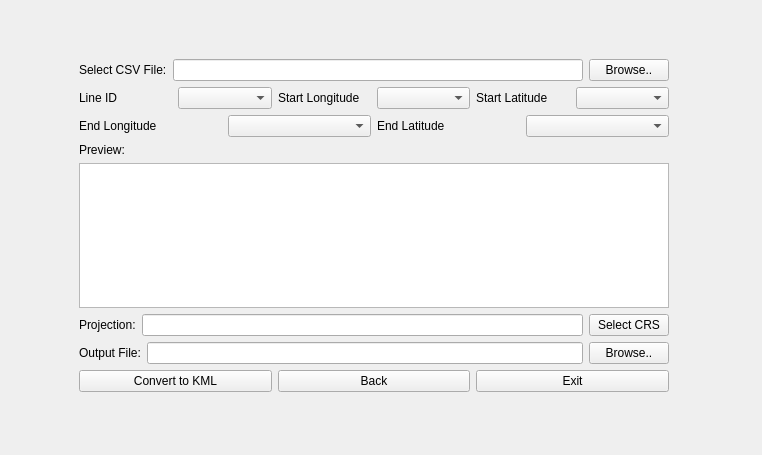
<?xml version="1.0" encoding="UTF-8"?>
<ui version="4.0">
 <class>FileConversionDialogBase</class>
 <widget class="QDialog" name="FileConversionDialogBase">
  <property name="geometry">
   <rect>
    <x>0</x>
    <y>0</y>
    <width>762</width>
    <height>455</height>
   </rect>
  </property>
  <property name="windowTitle">
   <string>File Conversion</string>
  </property>
  <widget class="QStackedWidget" name="stackedWidget">
   <property name="geometry">
    <rect>
     <x>70</x>
     <y>50</y>
     <width>608</width>
     <height>351</height>
    </rect>
   </property>
   <property name="currentIndex">
    <number>3</number>
   </property>
   <widget class="QWidget" name="page">
    <widget class="QWidget" name="verticalLayoutWidget">
     <property name="geometry">
      <rect>
       <x>160</x>
       <y>110</y>
       <width>321</width>
       <height>111</height>
      </rect>
     </property>
     <layout class="QVBoxLayout" name="verticalLayout_3">
      <item>
       <widget class="QLabel" name="label_7">
        <property name="text">
         <string>Select File Conversion:</string>
        </property>
       </widget>
      </item>
      <item>
       <layout class="QHBoxLayout" name="horizontalLayout_7">
        <item>
         <widget class="QRadioButton" name="radio_csv_to_kml">
          <property name="text">
           <string>CSV to KML</string>
          </property>
         </widget>
        </item>
        <item>
         <widget class="QRadioButton" name="radio_kml_to_csv">
          <property name="text">
           <string>KML to CSV</string>
          </property>
         </widget>
        </item>
       </layout>
      </item>
     </layout>
    </widget>
   </widget>
   <widget class="QWidget" name="page_2">
    <widget class="QWidget" name="verticalLayoutWidget_2">
     <property name="geometry">
      <rect>
       <x>160</x>
       <y>110</y>
       <width>301</width>
       <height>111</height>
      </rect>
     </property>
     <layout class="QVBoxLayout" name="verticalLayout">
      <item>
       <widget class="QLabel" name="label">
        <property name="text">
         <string>Select Geometry:</string>
        </property>
       </widget>
      </item>
      <item>
       <layout class="QHBoxLayout" name="horizontalLayout">
        <item>
         <widget class="QRadioButton" name="radiopoint">
          <property name="text">
           <string>Point</string>
          </property>
         </widget>
        </item>
        <item>
         <widget class="QRadioButton" name="radioline">
          <property name="text">
           <string>Line</string>
          </property>
         </widget>
        </item>
        <item>
         <widget class="QPushButton" name="btnBack_3">
          <property name="text">
           <string>Back</string>
          </property>
         </widget>
        </item>
       </layout>
      </item>
     </layout>
    </widget>
   </widget>
   <widget class="QWidget" name="page_3">
    <widget class="QWidget" name="layoutWidget_2">
     <property name="geometry">
      <rect>
       <x>70</x>
       <y>20</y>
       <width>461</width>
       <height>311</height>
      </rect>
     </property>
     <layout class="QVBoxLayout" name="verticalLayout_7">
      <item>
       <layout class="QHBoxLayout" name="horizontalLayout_14">
        <item>
         <widget class="QLabel" name="label_11">
          <property name="text">
           <string>Select CSV file:</string>
          </property>
         </widget>
        </item>
        <item>
         <widget class="QLineEdit" name="lineEdit_csvPath"/>
        </item>
        <item>
         <widget class="QPushButton" name="btnBrowseCSV">
          <property name="text">
           <string>Browse..</string>
          </property>
         </widget>
        </item>
       </layout>
      </item>
      <item>
       <layout class="QHBoxLayout" name="horizontalLayout_15">
        <item>
         <widget class="QLabel" name="label_12">
          <property name="text">
           <string>Longitude Column:</string>
          </property>
         </widget>
        </item>
        <item>
         <widget class="QComboBox" name="comboLon"/>
        </item>
        <item>
         <widget class="QLabel" name="label_13">
          <property name="text">
           <string>Latitude Column:</string>
          </property>
         </widget>
        </item>
        <item>
         <widget class="QComboBox" name="comboLat"/>
        </item>
       </layout>
      </item>
      <item>
       <layout class="QVBoxLayout" name="verticalLayout_8">
        <item>
         <widget class="QLabel" name="label_14">
          <property name="text">
           <string>Preview:</string>
          </property>
         </widget>
        </item>
        <item>
         <widget class="QTableWidget" name="tablePreview"/>
        </item>
       </layout>
      </item>
      <item>
       <layout class="QHBoxLayout" name="horizontalLayout_16">
        <item>
         <widget class="QLabel" name="label_15">
          <property name="text">
           <string>Projection:</string>
          </property>
         </widget>
        </item>
        <item>
         <widget class="QLineEdit" name="lineEdit_crs">
          <property name="readOnly">
           <bool>true</bool>
          </property>
         </widget>
        </item>
        <item>
         <widget class="QPushButton" name="btnSelectCRS">
          <property name="text">
           <string>Select CRS</string>
          </property>
         </widget>
        </item>
       </layout>
      </item>
      <item>
       <layout class="QHBoxLayout" name="horizontalLayout_17"/>
      </item>
      <item>
       <layout class="QHBoxLayout" name="horizontalLayout_18">
        <item>
         <widget class="QLabel" name="label_16">
          <property name="text">
           <string>Output File:</string>
          </property>
         </widget>
        </item>
        <item>
         <widget class="QLineEdit" name="lineEdit_outputPath"/>
        </item>
        <item>
         <widget class="QPushButton" name="btnBrowseOutput">
          <property name="text">
           <string>Browse..</string>
          </property>
         </widget>
        </item>
       </layout>
      </item>
      <item>
       <layout class="QHBoxLayout" name="horizontalLayout_19">
        <item>
         <widget class="QPushButton" name="btnConvert">
          <property name="text">
           <string>Convert to KML</string>
          </property>
         </widget>
        </item>
        <item>
         <widget class="QPushButton" name="btnBack">
          <property name="text">
           <string>Back</string>
          </property>
         </widget>
        </item>
        <item>
         <widget class="QPushButton" name="btnCancel">
          <property name="text">
           <string>Exit</string>
          </property>
         </widget>
        </item>
       </layout>
      </item>
     </layout>
    </widget>
   </widget>
   <widget class="QWidget" name="page_4">
    <layout class="QVBoxLayout" name="verticalLayout_9">
     <item>
      <layout class="QVBoxLayout" name="verticalLayout_2">
       <item>
        <layout class="QHBoxLayout" name="horizontalLayout_2">
         <item>
          <widget class="QLabel" name="label_2">
           <property name="text">
            <string>Select CSV File:</string>
           </property>
          </widget>
         </item>
         <item>
          <widget class="QLineEdit" name="lineEdit_csvPath_2"/>
         </item>
         <item>
          <widget class="QPushButton" name="btnBrowseCSV_2">
           <property name="text">
            <string>Browse..</string>
           </property>
          </widget>
         </item>
        </layout>
       </item>
       <item>
        <layout class="QHBoxLayout" name="horizontalLayout_3">
         <item>
          <widget class="QLabel" name="label_3">
           <property name="text">
            <string>Line ID</string>
           </property>
          </widget>
         </item>
         <item>
          <widget class="QComboBox" name="comboLineID"/>
         </item>
         <item>
          <widget class="QLabel" name="label_5">
           <property name="text">
            <string>Start Longitude</string>
           </property>
          </widget>
         </item>
         <item>
          <widget class="QComboBox" name="combo_start_lon"/>
         </item>
         <item>
          <widget class="QLabel" name="label_6">
           <property name="text">
            <string>Start Latitude</string>
           </property>
          </widget>
         </item>
         <item>
          <widget class="QComboBox" name="combo_start_lat"/>
         </item>
        </layout>
       </item>
       <item>
        <layout class="QHBoxLayout" name="horizontalLayout_4">
         <item>
          <widget class="QLabel" name="label_17">
           <property name="text">
            <string>End Longitude</string>
           </property>
          </widget>
         </item>
         <item>
          <widget class="QComboBox" name="combo_end_lon"/>
         </item>
         <item>
          <widget class="QLabel" name="label_8">
           <property name="text">
            <string>End Latitude</string>
           </property>
          </widget>
         </item>
         <item>
          <widget class="QComboBox" name="combo_end_lat"/>
         </item>
        </layout>
       </item>
      </layout>
     </item>
     <item>
      <layout class="QVBoxLayout" name="verticalLayout_5">
       <item>
        <widget class="QLabel" name="label_18">
         <property name="text">
          <string>Preview:</string>
         </property>
        </widget>
       </item>
       <item>
        <widget class="QTableWidget" name="tablePreview_2"/>
       </item>
      </layout>
     </item>
     <item>
      <layout class="QVBoxLayout" name="verticalLayout_4">
       <item>
        <layout class="QHBoxLayout" name="horizontalLayout_9">
         <item>
          <widget class="QLabel" name="label_19">
           <property name="text">
            <string>Projection:</string>
           </property>
          </widget>
         </item>
         <item>
          <widget class="QLineEdit" name="lineEdit_crs_2"/>
         </item>
         <item>
          <widget class="QPushButton" name="btnSelectCRS_2">
           <property name="text">
            <string>Select CRS</string>
           </property>
          </widget>
         </item>
        </layout>
       </item>
       <item>
        <layout class="QHBoxLayout" name="horizontalLayout_6">
         <item>
          <widget class="QLabel" name="label_20">
           <property name="text">
            <string>Output File:</string>
           </property>
          </widget>
         </item>
         <item>
          <widget class="QLineEdit" name="lineEdit_outputPath_2"/>
         </item>
         <item>
          <widget class="QPushButton" name="btnBrowseOutput_2">
           <property name="text">
            <string>Browse..</string>
           </property>
          </widget>
         </item>
        </layout>
       </item>
       <item>
        <layout class="QHBoxLayout" name="horizontalLayout_5">
         <item>
          <widget class="QPushButton" name="btnConvert_2">
           <property name="text">
            <string>Convert to KML</string>
           </property>
          </widget>
         </item>
         <item>
          <widget class="QPushButton" name="btnBack_2">
           <property name="text">
            <string>Back</string>
           </property>
          </widget>
         </item>
         <item>
          <widget class="QPushButton" name="btnCancel_2">
           <property name="text">
            <string>Exit</string>
           </property>
          </widget>
         </item>
        </layout>
       </item>
      </layout>
     </item>
    </layout>
   </widget>
   <widget class="QWidget" name="page_5">
    <widget class="QWidget" name="layoutWidget_5">
     <property name="geometry">
      <rect>
       <x>160</x>
       <y>120</y>
       <width>341</width>
       <height>121</height>
      </rect>
     </property>
     <layout class="QVBoxLayout" name="verticalLayout_6">
      <item>
       <layout class="QHBoxLayout" name="horizontalLayout_11">
        <item>
         <widget class="QLabel" name="label_9">
          <property name="text">
           <string>Select KML file:</string>
          </property>
         </widget>
        </item>
        <item>
         <widget class="QLineEdit" name="lineEdit_kmlPath"/>
        </item>
        <item>
         <widget class="QPushButton" name="btnBrowseKML">
          <property name="text">
           <string>Browse..</string>
          </property>
         </widget>
        </item>
       </layout>
      </item>
      <item>
       <layout class="QHBoxLayout" name="horizontalLayout_12">
        <item>
         <widget class="QLabel" name="label_10">
          <property name="text">
           <string>Output File:</string>
          </property>
         </widget>
        </item>
        <item>
         <widget class="QLineEdit" name="lineEdit_output"/>
        </item>
        <item>
         <widget class="QPushButton" name="btnBrowseOutput_3">
          <property name="text">
           <string>Browse..</string>
          </property>
         </widget>
        </item>
       </layout>
      </item>
      <item>
       <layout class="QHBoxLayout" name="horizontalLayout_13">
        <item>
         <widget class="QPushButton" name="btnConvert_kml">
          <property name="text">
           <string>Convert to CSV</string>
          </property>
         </widget>
        </item>
        <item>
         <widget class="QPushButton" name="btnBack_4">
          <property name="text">
           <string>Back</string>
          </property>
         </widget>
        </item>
        <item>
         <widget class="QPushButton" name="btnCancel_3">
          <property name="text">
           <string>Exit</string>
          </property>
         </widget>
        </item>
       </layout>
      </item>
     </layout>
    </widget>
   </widget>
  </widget>
 </widget>
 <resources/>
 <connections/>
</ui>
